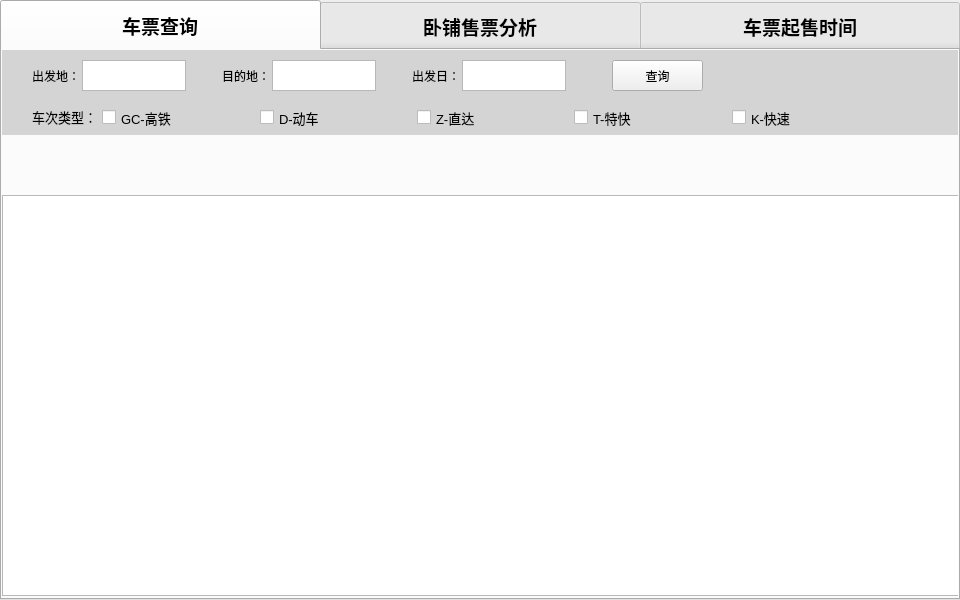
<?xml version="1.0" encoding="UTF-8"?>
<ui version="4.0">
 <class>MainWindow</class>
 <widget class="QMainWindow" name="MainWindow">
  <property name="geometry">
   <rect>
    <x>0</x>
    <y>0</y>
    <width>960</width>
    <height>600</height>
   </rect>
  </property>
  <property name="minimumSize">
   <size>
    <width>960</width>
    <height>600</height>
   </size>
  </property>
  <property name="maximumSize">
   <size>
    <width>960</width>
    <height>600</height>
   </size>
  </property>
  <property name="windowTitle">
   <string>火车票分析助手</string>
  </property>
  <widget class="QWidget" name="centralwidget">
   <widget class="QTabWidget" name="tabWidget">
    <property name="geometry">
     <rect>
      <x>0</x>
      <y>0</y>
      <width>960</width>
      <height>600</height>
     </rect>
    </property>
    <property name="font">
     <font>
      <family>楷体</family>
      <pointsize>14</pointsize>
      <weight>75</weight>
      <italic>false</italic>
      <bold>true</bold>
     </font>
    </property>
    <property name="styleSheet">
     <string notr="true">QTabBar::tab{width:320;height:50;}</string>
    </property>
    <property name="currentIndex">
     <number>0</number>
    </property>
    <widget class="QWidget" name="tab_query">
     <attribute name="title">
      <string>车票查询</string>
     </attribute>
     <widget class="QWidget" name="widget_query" native="true">
      <property name="geometry">
       <rect>
        <x>0</x>
        <y>0</y>
        <width>960</width>
        <height>51</height>
       </rect>
      </property>
      <property name="styleSheet">
       <string notr="true">QWidget#widget_query{background-color: rgb(212, 212, 212);}</string>
      </property>
      <widget class="QLabel" name="label_4">
       <property name="geometry">
        <rect>
         <x>30</x>
         <y>20</y>
         <width>54</width>
         <height>12</height>
        </rect>
       </property>
       <property name="text">
        <string>出发地：</string>
       </property>
      </widget>
      <widget class="QTextEdit" name="textEdit">
       <property name="geometry">
        <rect>
         <x>80</x>
         <y>10</y>
         <width>104</width>
         <height>31</height>
        </rect>
       </property>
       <property name="font">
        <font>
         <pointsize>13</pointsize>
        </font>
       </property>
       <property name="tabChangesFocus">
        <bool>true</bool>
       </property>
      </widget>
      <widget class="QLabel" name="label_5">
       <property name="geometry">
        <rect>
         <x>220</x>
         <y>20</y>
         <width>54</width>
         <height>12</height>
        </rect>
       </property>
       <property name="text">
        <string>目的地：</string>
       </property>
      </widget>
      <widget class="QTextEdit" name="textEdit_2">
       <property name="geometry">
        <rect>
         <x>270</x>
         <y>10</y>
         <width>104</width>
         <height>31</height>
        </rect>
       </property>
       <property name="font">
        <font>
         <pointsize>13</pointsize>
        </font>
       </property>
       <property name="tabChangesFocus">
        <bool>true</bool>
       </property>
      </widget>
      <widget class="QLabel" name="label_6">
       <property name="geometry">
        <rect>
         <x>410</x>
         <y>20</y>
         <width>54</width>
         <height>12</height>
        </rect>
       </property>
       <property name="text">
        <string>出发日：</string>
       </property>
      </widget>
      <widget class="QTextEdit" name="textEdit_3">
       <property name="geometry">
        <rect>
         <x>460</x>
         <y>10</y>
         <width>104</width>
         <height>31</height>
        </rect>
       </property>
       <property name="font">
        <font>
         <pointsize>13</pointsize>
        </font>
       </property>
       <property name="tabChangesFocus">
        <bool>true</bool>
       </property>
      </widget>
      <widget class="QPushButton" name="pushButton">
       <property name="geometry">
        <rect>
         <x>610</x>
         <y>10</y>
         <width>91</width>
         <height>31</height>
        </rect>
       </property>
       <property name="text">
        <string>查询</string>
       </property>
      </widget>
     </widget>
     <widget class="QWidget" name="widget_checkBox" native="true">
      <property name="geometry">
       <rect>
        <x>0</x>
        <y>50</y>
        <width>960</width>
        <height>35</height>
       </rect>
      </property>
      <property name="autoFillBackground">
       <bool>false</bool>
      </property>
      <property name="styleSheet">
       <string notr="true">QWidget#widget_checkBox{background-color: rgb(212, 212, 212);}</string>
      </property>
      <widget class="QCheckBox" name="checkBox_T">
       <property name="geometry">
        <rect>
         <x>572</x>
         <y>9</y>
         <width>63</width>
         <height>17</height>
        </rect>
       </property>
       <property name="font">
        <font>
         <pointsize>10</pointsize>
        </font>
       </property>
       <property name="text">
        <string>T-特快</string>
       </property>
      </widget>
      <widget class="QCheckBox" name="checkBox_K">
       <property name="geometry">
        <rect>
         <x>730</x>
         <y>9</y>
         <width>63</width>
         <height>17</height>
        </rect>
       </property>
       <property name="font">
        <font>
         <pointsize>10</pointsize>
        </font>
       </property>
       <property name="text">
        <string>K-快速</string>
       </property>
      </widget>
      <widget class="QCheckBox" name="checkBox_Z">
       <property name="geometry">
        <rect>
         <x>415</x>
         <y>9</y>
         <width>63</width>
         <height>17</height>
        </rect>
       </property>
       <property name="font">
        <font>
         <pointsize>10</pointsize>
        </font>
       </property>
       <property name="text">
        <string>Z-直达</string>
       </property>
      </widget>
      <widget class="QCheckBox" name="checkBox_D">
       <property name="geometry">
        <rect>
         <x>258</x>
         <y>9</y>
         <width>63</width>
         <height>17</height>
        </rect>
       </property>
       <property name="font">
        <font>
         <pointsize>10</pointsize>
        </font>
       </property>
       <property name="text">
        <string>D-动车</string>
       </property>
      </widget>
      <widget class="QCheckBox" name="checkBox_G">
       <property name="geometry">
        <rect>
         <x>100</x>
         <y>9</y>
         <width>70</width>
         <height>17</height>
        </rect>
       </property>
       <property name="font">
        <font>
         <pointsize>10</pointsize>
        </font>
       </property>
       <property name="text">
        <string>GC-高铁</string>
       </property>
      </widget>
      <widget class="QLabel" name="label_type_2">
       <property name="geometry">
        <rect>
         <x>30</x>
         <y>9</y>
         <width>65</width>
         <height>16</height>
        </rect>
       </property>
       <property name="font">
        <font>
         <pointsize>10</pointsize>
        </font>
       </property>
       <property name="text">
        <string>车次类型：</string>
       </property>
      </widget>
     </widget>
     <widget class="QLabel" name="label_train_img">
      <property name="geometry">
       <rect>
        <x>0</x>
        <y>86</y>
        <width>960</width>
        <height>62</height>
       </rect>
      </property>
      <property name="text">
       <string/>
      </property>
      <property name="pixmap">
       <pixmap resource="../img_resources/img.qrc">:/png/table_img.png</pixmap>
      </property>
     </widget>
     <widget class="QTableView" name="tableView">
      <property name="geometry">
       <rect>
        <x>0</x>
        <y>145</y>
        <width>960</width>
        <height>401</height>
       </rect>
      </property>
     </widget>
    </widget>
    <widget class="QWidget" name="tab_analysis">
     <attribute name="title">
      <string>卧铺售票分析</string>
     </attribute>
     <widget class="QWidget" name="widget_query_2" native="true">
      <property name="geometry">
       <rect>
        <x>0</x>
        <y>0</y>
        <width>960</width>
        <height>51</height>
       </rect>
      </property>
      <property name="styleSheet">
       <string notr="true">QWidget#widget_query{background-color: rgb(212, 212, 212);}</string>
      </property>
      <widget class="QLabel" name="label_7">
       <property name="geometry">
        <rect>
         <x>80</x>
         <y>20</y>
         <width>54</width>
         <height>12</height>
        </rect>
       </property>
       <property name="text">
        <string>出发地：</string>
       </property>
      </widget>
      <widget class="QTextEdit" name="textEdit_analysis_from">
       <property name="geometry">
        <rect>
         <x>130</x>
         <y>10</y>
         <width>104</width>
         <height>31</height>
        </rect>
       </property>
       <property name="font">
        <font>
         <pointsize>13</pointsize>
        </font>
       </property>
       <property name="tabChangesFocus">
        <bool>true</bool>
       </property>
      </widget>
      <widget class="QLabel" name="label_8">
       <property name="geometry">
        <rect>
         <x>270</x>
         <y>20</y>
         <width>54</width>
         <height>12</height>
        </rect>
       </property>
       <property name="text">
        <string>目的地：</string>
       </property>
      </widget>
      <widget class="QTextEdit" name="textEdit_analysis_to">
       <property name="geometry">
        <rect>
         <x>320</x>
         <y>10</y>
         <width>104</width>
         <height>31</height>
        </rect>
       </property>
       <property name="font">
        <font>
         <pointsize>13</pointsize>
        </font>
       </property>
       <property name="tabChangesFocus">
        <bool>true</bool>
       </property>
      </widget>
      <widget class="QPushButton" name="pushButton_analysis_query">
       <property name="geometry">
        <rect>
         <x>460</x>
         <y>10</y>
         <width>91</width>
         <height>31</height>
        </rect>
       </property>
       <property name="text">
        <string>查询</string>
       </property>
      </widget>
      <widget class="QLabel" name="label_16">
       <property name="geometry">
        <rect>
         <x>750</x>
         <y>20</y>
         <width>20</width>
         <height>20</height>
        </rect>
       </property>
       <property name="styleSheet">
        <string notr="true">background-color: rgb(255, 170, 0);</string>
       </property>
       <property name="text">
        <string/>
       </property>
      </widget>
      <widget class="QLabel" name="label_18">
       <property name="geometry">
        <rect>
         <x>820</x>
         <y>20</y>
         <width>20</width>
         <height>20</height>
        </rect>
       </property>
       <property name="styleSheet">
        <string notr="true">background-color: rgb(85, 170, 0);</string>
       </property>
       <property name="text">
        <string/>
       </property>
      </widget>
      <widget class="QLabel" name="label_14">
       <property name="geometry">
        <rect>
         <x>660</x>
         <y>20</y>
         <width>20</width>
         <height>20</height>
        </rect>
       </property>
       <property name="styleSheet">
        <string notr="true">background-color: rgb(255, 0, 0);</string>
       </property>
       <property name="text">
        <string/>
       </property>
      </widget>
      <widget class="QLabel" name="label_19">
       <property name="geometry">
        <rect>
         <x>850</x>
         <y>20</y>
         <width>51</width>
         <height>20</height>
        </rect>
       </property>
       <property name="text">
        <string>不紧张</string>
       </property>
      </widget>
      <widget class="QLabel" name="label_15">
       <property name="geometry">
        <rect>
         <x>690</x>
         <y>20</y>
         <width>51</width>
         <height>20</height>
        </rect>
       </property>
       <property name="text">
        <string>非常紧张</string>
       </property>
      </widget>
      <widget class="QLabel" name="label_17">
       <property name="geometry">
        <rect>
         <x>780</x>
         <y>20</y>
         <width>51</width>
         <height>20</height>
        </rect>
       </property>
       <property name="text">
        <string>紧张</string>
       </property>
      </widget>
     </widget>
     <widget class="QTableWidget" name="tableWidget">
      <property name="geometry">
       <rect>
        <x>0</x>
        <y>50</y>
        <width>953</width>
        <height>241</height>
       </rect>
      </property>
      <property name="font">
       <font>
        <pointsize>9</pointsize>
       </font>
      </property>
      <property name="styleSheet">
       <string notr="true">QHeaderView{font:16pt '楷体';};
</string>
      </property>
      <column>
       <property name="text">
        <string>车次</string>
       </property>
      </column>
      <column>
       <property name="text">
        <string>出发站</string>
       </property>
      </column>
      <column>
       <property name="text">
        <string>到达站</string>
       </property>
      </column>
      <column>
       <property name="text">
        <string>出发时间</string>
       </property>
      </column>
      <column>
       <property name="text">
        <string>到达时间</string>
       </property>
      </column>
      <column>
       <property name="text">
        <string>历时</string>
       </property>
      </column>
      <column>
       <property name="text">
        <string>今天</string>
       </property>
      </column>
      <column>
       <property name="text">
        <string>三天内</string>
       </property>
      </column>
      <column>
       <property name="text">
        <string>五天内</string>
       </property>
      </column>
     </widget>
     <widget class="QScrollArea" name="scrollArea_2">
      <property name="geometry">
       <rect>
        <x>0</x>
        <y>290</y>
        <width>955</width>
        <height>255</height>
       </rect>
      </property>
      <property name="widgetResizable">
       <bool>true</bool>
      </property>
      <widget class="QWidget" name="scrollAreaWidgetContents_2">
       <property name="geometry">
        <rect>
         <x>0</x>
         <y>0</y>
         <width>953</width>
         <height>253</height>
        </rect>
       </property>
       <widget class="QWidget" name="horizontalLayoutWidget">
        <property name="geometry">
         <rect>
          <x>0</x>
          <y>0</y>
          <width>951</width>
          <height>251</height>
         </rect>
        </property>
        <layout class="QHBoxLayout" name="horizontalLayout"/>
       </widget>
      </widget>
     </widget>
    </widget>
    <widget class="QWidget" name="tab_time">
     <attribute name="title">
      <string>车票起售时间</string>
     </attribute>
     <widget class="QWidget" name="widget_time" native="true">
      <property name="geometry">
       <rect>
        <x>0</x>
        <y>0</y>
        <width>960</width>
        <height>551</height>
       </rect>
      </property>
      <property name="styleSheet">
       <string notr="true">QWidget#widget_time{background-image: url(:/png/time_bg.png);}</string>
      </property>
      <widget class="QLabel" name="label_time_text">
       <property name="geometry">
        <rect>
         <x>40</x>
         <y>150</y>
         <width>70</width>
         <height>30</height>
        </rect>
       </property>
       <property name="text">
        <string>起售车站：</string>
       </property>
      </widget>
      <widget class="QLineEdit" name="lineEdit_station">
       <property name="geometry">
        <rect>
         <x>110</x>
         <y>150</y>
         <width>113</width>
         <height>30</height>
        </rect>
       </property>
      </widget>
      <widget class="QPushButton" name="pushButton_time_query">
       <property name="geometry">
        <rect>
         <x>250</x>
         <y>150</y>
         <width>75</width>
         <height>30</height>
        </rect>
       </property>
       <property name="text">
        <string>查询</string>
       </property>
      </widget>
      <widget class="QScrollArea" name="scrollArea">
       <property name="geometry">
        <rect>
         <x>0</x>
         <y>200</y>
         <width>951</width>
         <height>361</height>
        </rect>
       </property>
       <property name="widgetResizable">
        <bool>true</bool>
       </property>
       <widget class="QWidget" name="scrollAreaWidgetContents">
        <property name="geometry">
         <rect>
          <x>0</x>
          <y>0</y>
          <width>949</width>
          <height>359</height>
         </rect>
        </property>
        <widget class="QWidget" name="gridLayoutWidget">
         <property name="geometry">
          <rect>
           <x>0</x>
           <y>0</y>
           <width>951</width>
           <height>341</height>
          </rect>
         </property>
         <layout class="QGridLayout" name="gridLayout"/>
        </widget>
       </widget>
      </widget>
     </widget>
    </widget>
   </widget>
  </widget>
 </widget>
 <resources>
  <include location="../img_resources/img.qrc"/>
 </resources>
 <connections/>
</ui>
